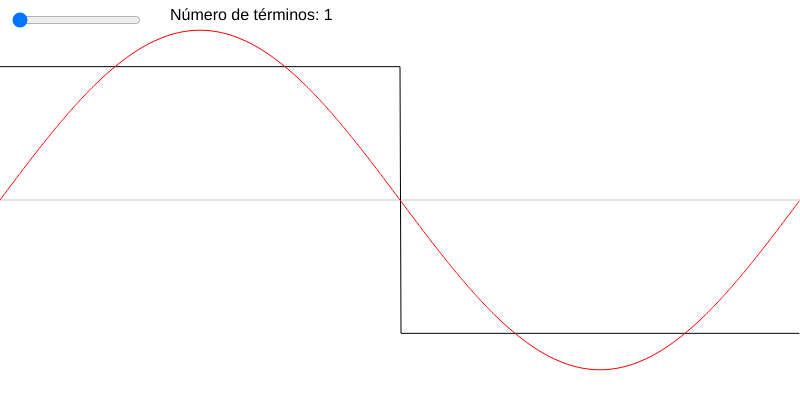
Frame 1 (no input)
Frame 60 (no input): identical to frame 1, image omitted
Frame 120 (the mouse pressed at the canvas centre since frame 60): identical to frame 1, image omitted

The p5.js sketch that drew this single still picture (run headless with seeded random() and noise() and a simulated clock; from frame 60 on, the mouse is pressed at the canvas centre):

// p5.js sketch
// ── sketch.js
let slider;

function setup() {
  createCanvas(800, 400);
  slider = createSlider(1, 51, 1, 2); // Control para el número de términos (solo impares)
  slider.position(10, 10);
}

function draw() {
  background(255);
  let N = slider.value(); // Número de términos en la serie

  // Dibujar el eje horizontal
  stroke(200);
  line(0, height / 2, width, height / 2);

  // Dibujar la función original (onda cuadrada)
  stroke(0);
  noFill();
  beginShape();
  for (let x = 0; x < width; x++) {
    let t = x / width;
    let y = t <= 0.5 ? 1 : -1;
    vertex(x, map(y, -1.5, 1.5, height, 0));
  }
  endShape();

  // Calcular y dibujar la aproximación de Fourier
  stroke(255, 0, 0);
  beginShape();
  for (let x = 0; x < width; x++) {
    let t = x / width;
    let sum = 0;
    for (let n = 1; n <= N; n += 2) {
      sum += (4 / (Math.PI * n)) * Math.sin(2 * Math.PI * n * t);
    }
    let y = sum;
    vertex(x, map(y, -1.5, 1.5, height, 0));
  }
  endShape();

  // Mostrar el número de términos
  noStroke();
  fill(0);
  textSize(16);
  text("Número de términos: " + N, 170, 20);
}
